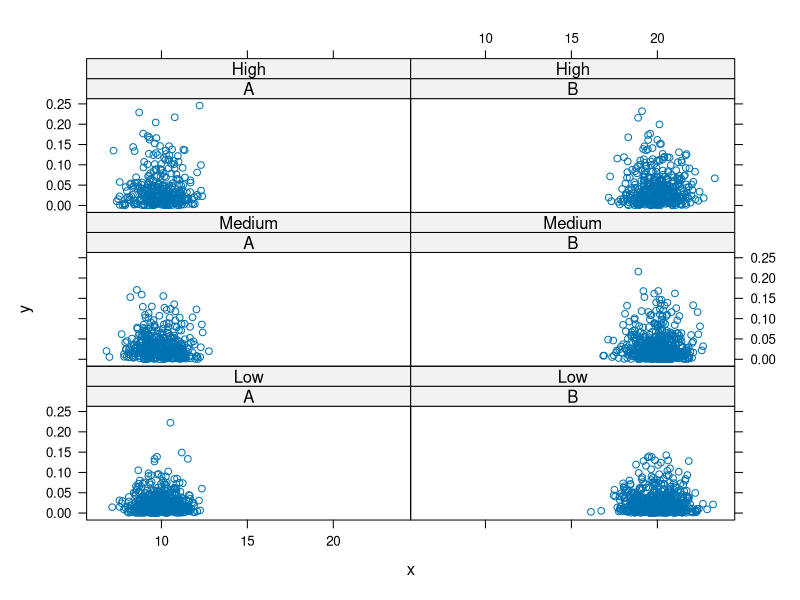

This chart was generated by the following R code:
# The idea here is to show how we can do a simulation with different
# combinations of settings and then organize the data into "long form"
# so that we can identify the outputs from each by the settings.

# We use two different settings - cond1 and cond2
# These have 2 and 3 possible values respectively.
# We run the simulation on all possible combinations of these two settings, i.e.
# 6 combinations.
# We replicate the simulation for each NumReplicates times.

# The simulation is simple here and just creates a data frame.
#
#

sim =
function(a, b, n = rpois(1, a + b))
  data.frame(x = rnorm(n, a), y = rexp(n, b))



cond1 = c("A", "B")
cond2 = c("High", "Medium", "Low")

mu = c(A = 10, B = 20)
rate = c(High = 40, Medium = 30, Low = 24)

NumReplicates = 10
 # Generate the 6 possible combinations of settings
 # This is a data.frame of factors. We could use stringsAsFactors = FALSE
g = expand.grid(cond1, cond2)

# Run the simulations for the 6 different levels.
# We could use apply() since these are character vectors
ans = lapply(seq_len(nrow(g)),
              function(i) {
                 settings = g[i,]
                 replicate(NumReplicates, sim(mu[settings[1,1]], rate[settings[1,2]]),
                           simplify = FALSE)
              })

# note start--------------------------------------------------------------------
#  wouldn't g, mu and rate above be from the global environment? If we were to
# avoid using global variables, would the following be a decent approach?
ans = lapply(seq_len(nrow(g)),
              function(i, g, mu, rate) {
                 settings = g[i,]
                 replicate(NumReplicates,
                           sim(mu[settings[1,1]], rate[settings[1,2]]),
                           simplify = FALSE)
              }, g, mu, rate)

# breakdown of the above simulations for a single combination:
settings = g[1,] # combination of 'A' and 'High'
settings[1,1] # gives 'A'
mu[settings[1,1]] # gives 10, the value of mu for 'A' 
settings[1,2] # gives 'High'
rate[settings[1,2]] # gives 40, value of rate for 'High'
sim(mu[settings[1,1]], rate[settings[1,2]]) # single simulation set
# repeat simulation NumReplicates times
replicate(NumReplicates, sim(mu[settings[1,1]], rate[settings[1,2]]),
          simplify = FALSE)

# difference in results with and without simplify = FALSE
set.seed(0)
str(replicate(NumReplicates, sim(mu[settings[1,1]], rate[settings[1,2]]),
                 simplify = FALSE))

set.seed(0)
str(replicate(NumReplicates, sim(mu[settings[1,1]], rate[settings[1,2]])))

# ans is basically a nested list.
# First, it has 6 component lists corresponding to the 6 combinations of the conditions
# (cond1 and cond2)
# Each of the 6 components contain 10 replicates of the simulation.
# The simulation results themselves are dataframes.
# note end----------------------------------------------------------------------


# Now we convert the list of lists() of data frames to a single data frame
tmp = unlist(ans, recursive = FALSE)
length(tmp)
table(sapply(tmp, class))

ans1 = do.call(rbind, tmp)


# note start--------------------------------------------------------------------
# compare
str(tmp)
# with
str(unlist(ans))
# to appreciate why we use recursive = FALSE

# unlist() above removes the outtermost layer of condition
# 6 condition combinations * 10 replicates = 60 simulation dataframes

# We now have just a list of all the replicate dataframes, which are finally
# collapsed together with do.call and rbind
# note end----------------------------------------------------------------------


# Next we'll compute the appropriate values for cond1 and cond2 for each row
n = sapply(ans, function(x) sum(sapply(x, nrow)))
ans1$cond1 = rep(g[,1], n)
ans1$cond2 = ordered(rep(g[,2], n), labels = rev(cond2))


# note start--------------------------------------------------------------------
# n = sapply(ans, function(x) sum(sapply(x, nrow)))
# eg. for the first cond1 cond2 combination
x = ans[[1]]
# length of simulation dataframes for each replicate
sapply(x, nrow)
# hence total no. of rows corresponding to first cond1 cond2 combination
sum(sapply(x, nrow))
# which is the same as
n[1]

# the above is repeated for each combination using another sapply
# finally the correct values of cond1 and cond2 are added to the approriate
# rows in ans1, the single dataframe containing all the sim results

# to understand the rep part:
g[,1] 

# say 
n2 = c(2, 3, 1, 6, 4, 8)
# then
c1 = rep(g[,1], n2)
# similarly
c2 = ordered(rep(g[,2], n2), labels = rev(cond2))
data.frame(c1,c2)
# which doesn't correspond to the combination sequence seen in g
g

# not using rev seems to work though
c2 = ordered(rep(g[,2], n2), labels = cond2)
data.frame(c1,c2)

# note end----------------------------------------------------------------------


# We also add the simulation/replicate number for each row within each of the 6 combinations of
# settings of cond1 and cond2
ans1$simNumber = unlist(sapply(ans, function(x) rep(seq(along = x), sapply(x, nrow))))
# Just check the results are sensible and correct
q1 = table(ans1$simNumber)
#  1   2   3   4   5   6   7   8   9  10 
#279 263 273 273 259 291 284 297 294 276 
q2 = sapply(ans, function(x) sapply(x, nrow))
#     [,1] [,2] [,3] [,4] [,5] [,6]
# [1,]   46   55   43   57   28   50
# [2,]   41   62   41   49   27   43
# [3,]   50   55   35   53   29   51
# [4,]   50   62   32   41   41   47
# [5,]   53   58   29   54   22   43
# [6,]   60   68   33   49   27   54
# [7,]   46   58   47   49   37   47
# [8,]   53   77   33   50   41   43
# [9,]   49   63   43   52   36   51
#[10,]   49   57   46   40   32   52
q3 = rowSums(sapply(ans, function(x) sapply(x, nrow)))
stopifnot(all(q1 == q3))

# Now we can plot these.
library(lattice)
xyplot(y ~ x | cond1 + cond2, ans1)
